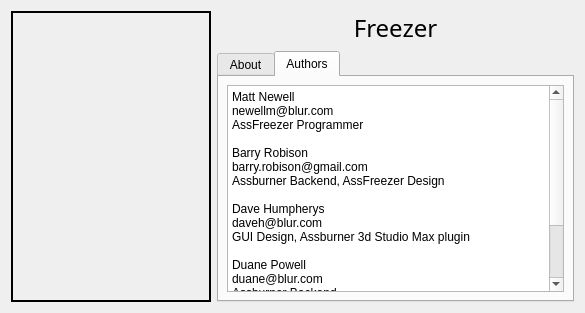
<?xml version="1.0" encoding="UTF-8"?>
<ui version="4.0">
 <class>AboutDialog</class>
 <widget class="QDialog" name="AboutDialog">
  <property name="geometry">
   <rect>
    <x>0</x>
    <y>0</y>
    <width>585</width>
    <height>313</height>
   </rect>
  </property>
  <property name="sizePolicy">
   <sizepolicy hsizetype="Fixed" vsizetype="Fixed">
    <horstretch>0</horstretch>
    <verstretch>0</verstretch>
   </sizepolicy>
  </property>
  <property name="minimumSize">
   <size>
    <width>0</width>
    <height>0</height>
   </size>
  </property>
  <property name="maximumSize">
   <size>
    <width>5080</width>
    <height>3600</height>
   </size>
  </property>
  <property name="windowTitle">
   <string>About Freezer</string>
  </property>
  <layout class="QGridLayout" name="gridLayout">
   <item row="0" column="0" rowspan="2">
    <widget class="QLabel" name="pixmapLabel1">
     <property name="minimumSize">
      <size>
       <width>200</width>
       <height>0</height>
      </size>
     </property>
     <property name="frameShape">
      <enum>QFrame::Box</enum>
     </property>
     <property name="lineWidth">
      <number>2</number>
     </property>
     <property name="midLineWidth">
      <number>4</number>
     </property>
     <property name="pixmap">
      <pixmap/>
     </property>
     <property name="scaledContents">
      <bool>true</bool>
     </property>
    </widget>
   </item>
   <item row="0" column="1">
    <widget class="QLabel" name="textLabel1">
     <property name="font">
      <font>
       <family>Sans Serif</family>
       <pointsize>18</pointsize>
       <weight>50</weight>
       <italic>false</italic>
       <bold>false</bold>
       <underline>false</underline>
       <strikeout>false</strikeout>
      </font>
     </property>
     <property name="text">
      <string>Freezer</string>
     </property>
     <property name="alignment">
      <set>Qt::AlignCenter</set>
     </property>
    </widget>
   </item>
   <item row="1" column="1">
    <widget class="QTabWidget" name="tabWidget2">
     <property name="currentIndex">
      <number>1</number>
     </property>
     <widget class="QWidget" name="tab">
      <attribute name="title">
       <string>About</string>
      </attribute>
      <layout class="QVBoxLayout">
       <property name="spacing">
        <number>6</number>
       </property>
       <property name="margin">
        <number>0</number>
       </property>
       <item>
        <widget class="QLabel" name="textLabel3_2">
         <property name="font">
          <font>
           <family>Arial</family>
           <pointsize>12</pointsize>
           <weight>50</weight>
           <italic>false</italic>
           <bold>false</bold>
           <underline>false</underline>
           <strikeout>false</strikeout>
          </font>
         </property>
         <property name="text">
          <string>Freezer - Network Rendering Manager</string>
         </property>
         <property name="alignment">
          <set>Qt::AlignCenter</set>
         </property>
        </widget>
       </item>
       <item>
        <widget class="QLabel" name="textLabel4">
         <property name="text">
          <string>&lt;!DOCTYPE HTML PUBLIC &quot;-//W3C//DTD HTML 4.0//EN&quot; &quot;http://www.w3.org/TR/REC-html40/strict.dtd&quot;&gt;
&lt;html&gt;&lt;head&gt;&lt;meta name=&quot;qrichtext&quot; content=&quot;1&quot; /&gt;&lt;style type=&quot;text/css&quot;&gt;
p, li { white-space: pre-wrap; }
&lt;/style&gt;&lt;/head&gt;&lt;body style=&quot; font-family:'Sans Serif'; font-size:9pt; font-weight:400; font-style:normal;&quot;&gt;
&lt;p align=&quot;center&quot; style=&quot; margin-top:0px; margin-bottom:0px; margin-left:0px; margin-right:0px; -qt-block-indent:0; text-indent:0px;&quot;&gt;(c) 2003-2010 - Blur Studio&lt;/p&gt;
&lt;p style=&quot;-qt-paragraph-type:empty; margin-top:0px; margin-bottom:0px; margin-left:0px; margin-right:0px; -qt-block-indent:0; text-indent:0px;&quot;&gt;&lt;/p&gt;
&lt;p style=&quot; margin-top:0px; margin-bottom:0px; margin-left:0px; margin-right:0px; -qt-block-indent:0; text-indent:0px;&quot;&gt;&lt;span style=&quot; font-size:7pt;&quot;&gt;Assfreezer is free software; you can redistribute it and/or modify&lt;/span&gt;&lt;/p&gt;
&lt;p style=&quot; margin-top:0px; margin-bottom:0px; margin-left:0px; margin-right:0px; -qt-block-indent:0; text-indent:0px;&quot;&gt;&lt;span style=&quot; font-size:7pt;&quot;&gt;it under the terms of the GNU General Public License as published by&lt;/span&gt;&lt;/p&gt;
&lt;p style=&quot; margin-top:0px; margin-bottom:0px; margin-left:0px; margin-right:0px; -qt-block-indent:0; text-indent:0px;&quot;&gt;&lt;span style=&quot; font-size:7pt;&quot;&gt;the Free Software Foundation; either version 2 of the License, or&lt;/span&gt;&lt;/p&gt;
&lt;p style=&quot; margin-top:0px; margin-bottom:0px; margin-left:0px; margin-right:0px; -qt-block-indent:0; text-indent:0px;&quot;&gt;&lt;span style=&quot; font-size:7pt;&quot;&gt;(at your option) any later version.&lt;/span&gt;&lt;/p&gt;
&lt;p style=&quot;-qt-paragraph-type:empty; margin-top:0px; margin-bottom:0px; margin-left:0px; margin-right:0px; -qt-block-indent:0; text-indent:0px; font-size:7pt;&quot;&gt;&lt;/p&gt;
&lt;p style=&quot; margin-top:0px; margin-bottom:0px; margin-left:0px; margin-right:0px; -qt-block-indent:0; text-indent:0px;&quot;&gt;&lt;span style=&quot; font-size:7pt;&quot;&gt;Assburner is distributed in the hope that it will be useful,&lt;/span&gt;&lt;/p&gt;
&lt;p style=&quot; margin-top:0px; margin-bottom:0px; margin-left:0px; margin-right:0px; -qt-block-indent:0; text-indent:0px;&quot;&gt;&lt;span style=&quot; font-size:7pt;&quot;&gt;but WITHOUT ANY WARRANTY; without even the implied warranty of&lt;/span&gt;&lt;/p&gt;
&lt;p style=&quot; margin-top:0px; margin-bottom:0px; margin-left:0px; margin-right:0px; -qt-block-indent:0; text-indent:0px;&quot;&gt;&lt;span style=&quot; font-size:7pt;&quot;&gt;MERCHANTABILITY or FITNESS FOR A PARTICULAR PURPOSE.  See the&lt;/span&gt;&lt;/p&gt;
&lt;p style=&quot; margin-top:0px; margin-bottom:0px; margin-left:0px; margin-right:0px; -qt-block-indent:0; text-indent:0px;&quot;&gt;&lt;span style=&quot; font-size:7pt;&quot;&gt;GNU General Public License for more details.&lt;/span&gt;&lt;/p&gt;
&lt;p style=&quot;-qt-paragraph-type:empty; margin-top:0px; margin-bottom:0px; margin-left:0px; margin-right:0px; -qt-block-indent:0; text-indent:0px; font-size:7pt;&quot;&gt;&lt;/p&gt;&lt;/body&gt;&lt;/html&gt;</string>
         </property>
         <property name="alignment">
          <set>Qt::AlignCenter</set>
         </property>
        </widget>
       </item>
       <item>
        <widget class="QLabel" name="textLabel5">
         <property name="text">
          <string>http://code.google.com/p/arsenalsuite/</string>
         </property>
         <property name="alignment">
          <set>Qt::AlignCenter</set>
         </property>
        </widget>
       </item>
      </layout>
     </widget>
     <widget class="QWidget" name="tab">
      <attribute name="title">
       <string>Authors</string>
      </attribute>
      <layout class="QVBoxLayout">
       <property name="spacing">
        <number>6</number>
       </property>
       <property name="margin">
        <number>8</number>
       </property>
       <item>
        <widget class="QTextEdit" name="textEdit">
         <property name="html">
          <string>&lt;!DOCTYPE HTML PUBLIC &quot;-//W3C//DTD HTML 4.0//EN&quot; &quot;http://www.w3.org/TR/REC-html40/strict.dtd&quot;&gt;
&lt;html&gt;&lt;head&gt;&lt;meta name=&quot;qrichtext&quot; content=&quot;1&quot; /&gt;&lt;style type=&quot;text/css&quot;&gt;
p, li { white-space: pre-wrap; }
&lt;/style&gt;&lt;/head&gt;&lt;body style=&quot; font-family:'Sans Serif'; font-size:9pt; font-weight:400; font-style:normal;&quot;&gt;
&lt;p style=&quot; margin-top:0px; margin-bottom:0px; margin-left:0px; margin-right:0px; -qt-block-indent:0; text-indent:0px;&quot;&gt;Matt Newell&lt;/p&gt;
&lt;p style=&quot; margin-top:0px; margin-bottom:0px; margin-left:0px; margin-right:0px; -qt-block-indent:0; text-indent:0px;&quot;&gt;newellm@blur.com&lt;/p&gt;
&lt;p style=&quot; margin-top:0px; margin-bottom:0px; margin-left:0px; margin-right:0px; -qt-block-indent:0; text-indent:0px;&quot;&gt;AssFreezer Programmer&lt;/p&gt;
&lt;p style=&quot;-qt-paragraph-type:empty; margin-top:0px; margin-bottom:0px; margin-left:0px; margin-right:0px; -qt-block-indent:0; text-indent:0px;&quot;&gt;&lt;/p&gt;
&lt;p style=&quot; margin-top:0px; margin-bottom:0px; margin-left:0px; margin-right:0px; -qt-block-indent:0; text-indent:0px;&quot;&gt;Barry Robison&lt;/p&gt;
&lt;p style=&quot; margin-top:0px; margin-bottom:0px; margin-left:0px; margin-right:0px; -qt-block-indent:0; text-indent:0px;&quot;&gt;barry.robison@gmail.com&lt;/p&gt;
&lt;p style=&quot; margin-top:0px; margin-bottom:0px; margin-left:0px; margin-right:0px; -qt-block-indent:0; text-indent:0px;&quot;&gt;Assburner Backend, AssFreezer Design&lt;/p&gt;
&lt;p style=&quot;-qt-paragraph-type:empty; margin-top:0px; margin-bottom:0px; margin-left:0px; margin-right:0px; -qt-block-indent:0; text-indent:0px;&quot;&gt;&lt;/p&gt;
&lt;p style=&quot; margin-top:0px; margin-bottom:0px; margin-left:0px; margin-right:0px; -qt-block-indent:0; text-indent:0px;&quot;&gt;Dave Humpherys&lt;/p&gt;
&lt;p style=&quot; margin-top:0px; margin-bottom:0px; margin-left:0px; margin-right:0px; -qt-block-indent:0; text-indent:0px;&quot;&gt;daveh@blur.com&lt;/p&gt;
&lt;p style=&quot; margin-top:0px; margin-bottom:0px; margin-left:0px; margin-right:0px; -qt-block-indent:0; text-indent:0px;&quot;&gt;GUI Design, Assburner 3d Studio Max plugin&lt;/p&gt;
&lt;p style=&quot;-qt-paragraph-type:empty; margin-top:0px; margin-bottom:0px; margin-left:0px; margin-right:0px; -qt-block-indent:0; text-indent:0px;&quot;&gt;&lt;/p&gt;
&lt;p style=&quot; margin-top:0px; margin-bottom:0px; margin-left:0px; margin-right:0px; -qt-block-indent:0; text-indent:0px;&quot;&gt;Duane Powell&lt;/p&gt;
&lt;p style=&quot; margin-top:0px; margin-bottom:0px; margin-left:0px; margin-right:0px; -qt-block-indent:0; text-indent:0px;&quot;&gt;duane@blur.com&lt;/p&gt;
&lt;p style=&quot; margin-top:0px; margin-bottom:0px; margin-left:0px; margin-right:0px; -qt-block-indent:0; text-indent:0px;&quot;&gt;Assburner Backend&lt;/p&gt;
&lt;p style=&quot;-qt-paragraph-type:empty; margin-top:0px; margin-bottom:0px; margin-left:0px; margin-right:0px; -qt-block-indent:0; text-indent:0px;&quot;&gt;&lt;/p&gt;
&lt;p style=&quot; margin-top:0px; margin-bottom:0px; margin-left:0px; margin-right:0px; -qt-block-indent:0; text-indent:0px;&quot;&gt;Abraham Shelton&lt;/p&gt;
&lt;p style=&quot; margin-top:0px; margin-bottom:0px; margin-left:0px; margin-right:0px; -qt-block-indent:0; text-indent:0px;&quot;&gt;abe@blur.com&lt;/p&gt;
&lt;p style=&quot; margin-top:0px; margin-bottom:0px; margin-left:0px; margin-right:0px; -qt-block-indent:0; text-indent:0px;&quot;&gt;Assman-at-large&lt;/p&gt;
&lt;p style=&quot;-qt-paragraph-type:empty; margin-top:0px; margin-bottom:0px; margin-left:0px; margin-right:0px; -qt-block-indent:0; text-indent:0px;&quot;&gt;&lt;/p&gt;&lt;/body&gt;&lt;/html&gt;</string>
         </property>
        </widget>
       </item>
      </layout>
     </widget>
    </widget>
   </item>
  </layout>
 </widget>
 <layoutdefault spacing="6" margin="11"/>
 <resources/>
 <connections/>
</ui>
